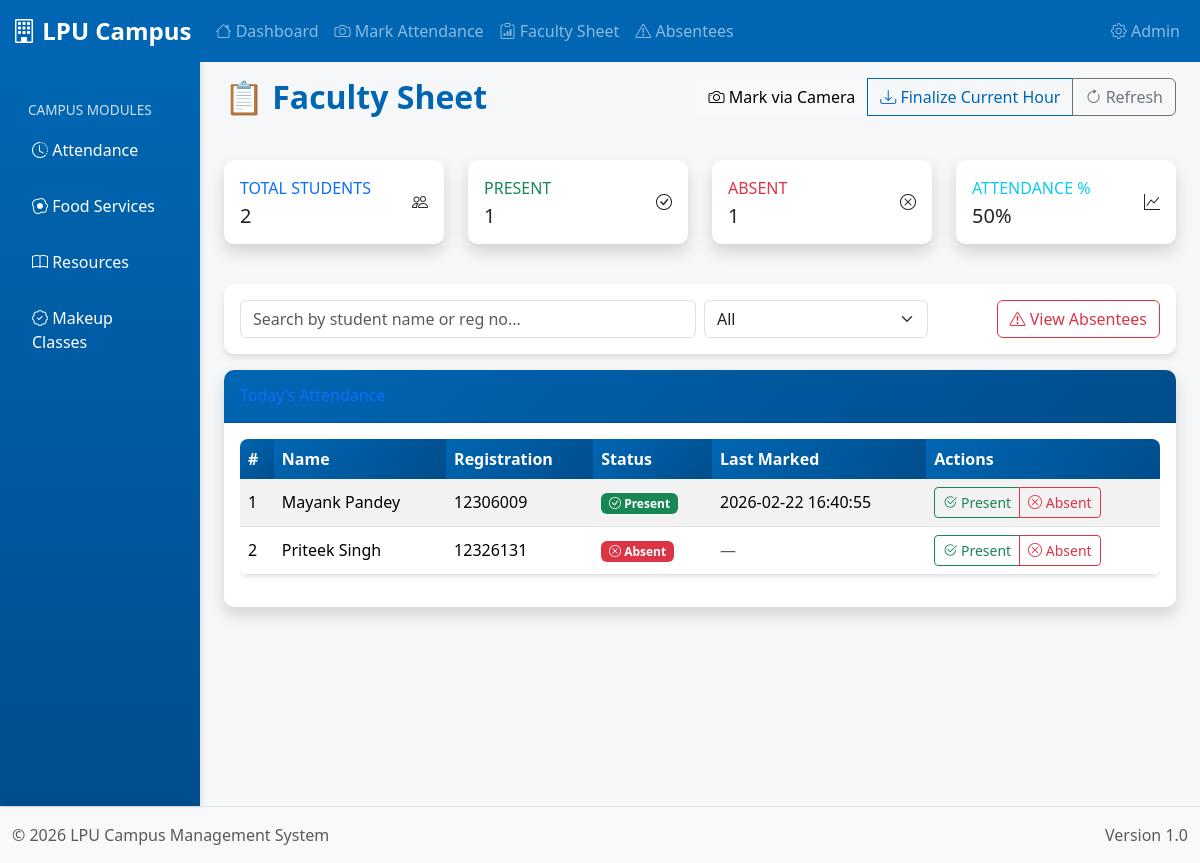
Screenshot of /attendance/faculty/ with the database file from the repository.
### attendance/models.py (models this page shows, shortened)
class Attendance(models.Model):
    student = models.ForeignKey(Student, on_delete=models.CASCADE)
    faculty = models.ForeignKey(
        Faculty,
        on_delete=models.SET_NULL,
        null=True,
        blank=True
    )
    date = models.DateField(default=date.today)  # ✅ Correct
    status = models.BooleanField(default=False)
    last_marked_at = models.DateTimeField(null=True, blank=True)
    class Meta:
        constraints = [
            models.UniqueConstraint(fields=["student", "date"], name="unique_attendance_per_student_day")
        ]

### accounts/models.py (models this page shows, shortened)
class Student(models.Model):
    name = models.CharField(max_length=100)
    reg_no = models.CharField(max_length=20, unique=True)
    email = models.EmailField()
    parent_email = models.EmailField()
    face_image = models.ImageField(upload_to="faces/", blank=True, null=True)
    face_encoding = models.JSONField(null=True, blank=True)

### attendance/views.py (the view)
# urls.py: path("faculty/", views.attendance_dashboard, name="attendance_dashboard"),
def attendance_dashboard(request):
    students = Student.objects.all()
    today = date.today()
    faculty = Faculty.objects.first()
    if not faculty:
        return render(request, "attendance/faculty.html", {
            "records": [],
            "error": "⚠ Please add Faculty in Admin Panel first!"
        })
    existing_records = Attendance.objects.filter(date=today)
    existing_student_ids = set(existing_records.values_list('student_id', flat=True))
    for student in students:
        if student.id not in existing_student_ids:
            try:
                Attendance.objects.create(
                    student=student,
                    faculty=faculty,
                    date=today
                )
            except:
                pass
    records = Attendance.objects.filter(date=today)
    present_count = records.filter(status=True).count()
    absent_count = records.filter(status=False).count()
    total_count = records.count()
    attendance_percentage = round((present_count / total_count) * 100) if total_count else 0
    return render(request, "attendance/faculty.html", {
        "records": records,
        "present_count": present_count,
        "absent_count": absent_count,
        "total_count": total_count,
        "attendance_percentage": attendance_percentage,
    })

### attendance/templates/attendance/faculty.html (shortened to what this page needs)
{% extends 'base.html' %}
{% load static %}
{% block page_title %}
📋 Faculty Sheet
{% endblock %}
{% block header_actions %}
<div class="btn-group">
    <a href="{% url 'mark_attendance' %}" class="btn btn-light">
        <i class="bi bi-camera"></i> Mark via Camera
    </a>
    <a href="{% url 'finalize_hour' %}" class="btn btn-outline-primary">
        <i class="bi bi-download"></i> Finalize Current Hour
    </a>
    <a href="{% url 'attendance_dashboard' %}" class="btn btn-outline-secondary">
        <i class="bi bi-arrow-clockwise"></i> Refresh
    </a>
 </div>
{% endblock %}
{% block content %}
<div class="row mb-4">
    <div class="col-xl-3 col-md-6 mb-3">
        <div class="card border-left-primary shadow h-100">
            <div class="card-body">
                <div class="d-flex justify-content-between align-items-center">
                    <div>
                        <div class="text-xs text-primary text-uppercase mb-1">Total Students</div>
                        <div class="h5 mb-0 font-weight-bold text-gray-800">{{ total_count }}</div>
                    </div>
                    <i class="bi bi-people fa-2x text-gray-300"></i>
                </div>
            </div>
        </div>
    </div>
    <div class="col-xl-3 col-md-6 mb-3">
        <div class="card border-left-success shadow h-100">
            <div class="card-body">
                <div class="d-flex justify-content-between align-items-center">
                    <div>
                        <div class="text-xs text-success text-uppercase mb-1">Present</div>
                        <div class="h5 mb-0 font-weight-bold text-gray-800">{{ present_count }}</div>
                    </div>
                    <i class="bi bi-check-circle fa-2x text-gray-300"></i>
                </div>
            </div>
        </div>
    </div>
    <div class="col-xl-3 col-md-6 mb-3">
        <div class="card border-left-danger shadow h-100">
            <div class="card-body">
                <div class="d-flex justify-content-between align-items-center">
                    <div>
                        <div class="text-xs text-danger text-uppercase mb-1">Absent</div>
                        <div class="h5 mb-0 font-weight-bold text-gray-800">{{ absent_count }}</div>
                    </div>
                    <i class="bi bi-x-circle fa-2x text-gray-300"></i>
                </div>
            </div>
        </div>
    </div>
    <div class="col-xl-3 col-md-6 mb-3">
        <div class="card border-left-info shadow h-100">
            <div class="card-body">
                <div class="d-flex justify-content-between align-items-center">
                    <div>
                        <div class="text-xs text-info text-uppercase mb-1">Attendance %</div>
                        <div class="h5 mb-0 font-weight-bold text-gray-800">{{ attendance_percentage }}%</div>
                    </div>
                    <i class="bi bi-graph-up fa-2x text-gray-300"></i>
                </div>
            </div>
        </div>
    </div>
</div>
<div class="card mb-3">
    <div class="card-body">
        <div class="row g-2">
            <div class="col-md-6">
                <input id="searchInput" type="text" class="form-control" placeholder="Search by student name or reg no...">
            </div>
            <div class="col-md-3">
                <select id="statusFilter" class="form-select">
                    <option value="all">All</option>
                </select>
            </div>
            <div class="col-md-3 text-end">
                <a href="{% url 'absentee_list' %}" class="btn btn-outline-danger">
                    <i class="bi bi-exclamation-triangle"></i> View Absentees
                </a>
            </div>
        </div>
    </div>
 </div>
<div class="card shadow">
    <div class="card-header py-3">
        <h6 class="m-0 font-weight-bold text-primary">Today’s Attendance</h6>
    </div>
    <div class="card-body">
        <div class="table-responsive">
            <table class="table table-striped align-middle" id="facultyTable">
                <thead class="table-primary">
                    <tr>
                        <th>#</th>
                        <th>Name</th>
                        <th>Registration</th>
                        <th>Status</th>
                        <th>Last Marked</th>
                        <th>Actions</th>
                    </tr>
                </thead>
                <tbody>
                    {% for record in records %}
                    <tr data-status="{% if record.status %}present{% else %}absent{% endif %}">
                        <td>{{ forloop.counter }}</td>
                        <td class="student-name">{{ record.student.name }}</td>
                        <td class="student-reg">{{ record.student.reg_no }}</td>
                        <td>
                            {% if record.status %}
                                <span class="badge bg-success"><i class="bi bi-check-circle"></i> Present</span>
                            {% else %}
                                <span class="badge bg-danger"><i class="bi bi-x-circle"></i> Absent</span>
                            {% endif %}
                        </td>
                        <td>
                            {% if record.last_marked_at %}
                                {{ record.last_marked_at|date:"Y-m-d H:i:s" }}
                            {% else %}
                                <span class="text-muted">—</span>
                            {% endif %}
                        </td>
                        <td>
                            <div class="btn-group btn-group-sm">
                                <a class="btn btn-outline-success" href="{% url 'faculty_mark_present' record.id %}?next={% url 'attendance_dashboard' %}">
                                    <i class="bi bi-check2-circle"></i> Present
                                </a>
                                <a class="btn btn-outline-danger" href="{% url 'faculty_mark_absent' record.id %}?next={% url 'attendance_dashboard' %}">
                                    <i class="bi bi-x-circle"></i> Absent
                                </a>
                            </div>
                        </td>
                    </tr>
                    {% empty %}
                    <tr>
                        <td colspan="6" class="text-center text-muted py-4">
                            <i class="bi bi-info-circle"></i> No records yet
                        </td>
                    </tr>
                    {% endfor %}
                </tbody>
            </table>
        </div>
    </div>
</div>
{% endblock %}

### static/css/style.css (style rules this page uses)
:root { --lpu-primary: #0066b3; --lpu-secondary: #ff6b00; --lpu-light: #f8f9fa; --lpu-dark: #343a40; --lpu-success: #28a745; --lpu-danger: #dc3545; --lpu-warning: #ffc107; --lpu-info: #17a2b8; }
body { font-family: 'Segoe UI', Tahoma, Geneva, Verdana, sans-serif; background-color: #f5f7f9; }
.card { border: none; border-radius: 10px; box-shadow: 0 4px 6px rgba(0, 0, 0, 0.1); transition: transform 0.3s ease, box-shadow 0.3s ease; }
.card-header { background: linear-gradient(135deg, var(--lpu-primary), #004d8c); color: white; font-weight: 600; border-radius: 10px 10px 0 0 !important; }
.btn-outline-primary { color: var(--lpu-primary); border-color: var(--lpu-primary); }
.table { background-color: white; border-radius: 8px; overflow: hidden; box-shadow: 0 2px 4px rgba(0, 0, 0, 0.1); }
.table thead th { background: linear-gradient(135deg, var(--lpu-primary), #004d8c); color: white; border: none; font-weight: 600; }
.table tbody tr { transition: background-color 0.2s ease; }

### rows the page displays
Attendance: student.name "Mayank Pandey", student.reg_no "12306009", status True (drawn), last_marked_at "2026-02-22 16:40:55"
Attendance: student.name "Priteek Singh", student.reg_no "12326131", status False (drawn)

### other values shown
{{ total_count }} "2"
{{ present_count }} "1"
{{ absent_count }} "1"
{{ attendance_percentage }} "50"
